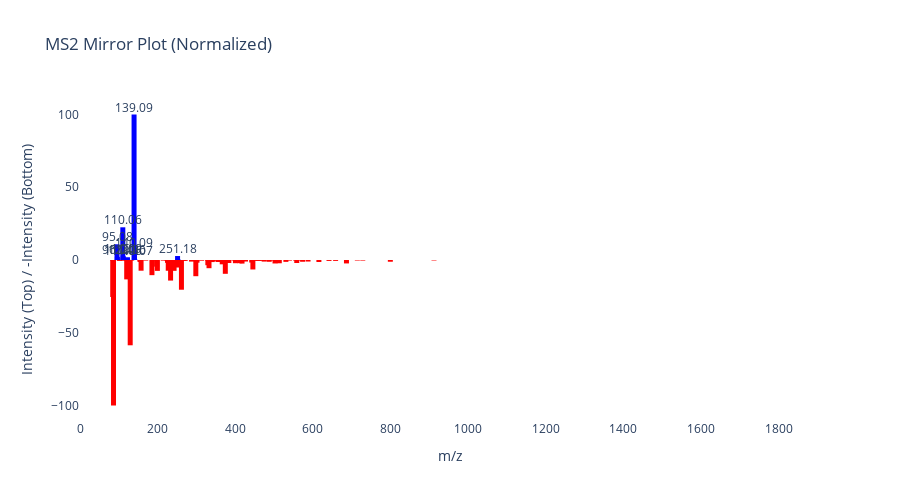

The cell this chart's notebook holds for it:
### Code cell
usi=r.json()['results'][0]['USI']
plot_ms2_spectrum(get_peaks_from_gnps(usi=usi),get_peaks_from_gnps("CCMSLIB00000579271"), width=5, label_top_n=10)
